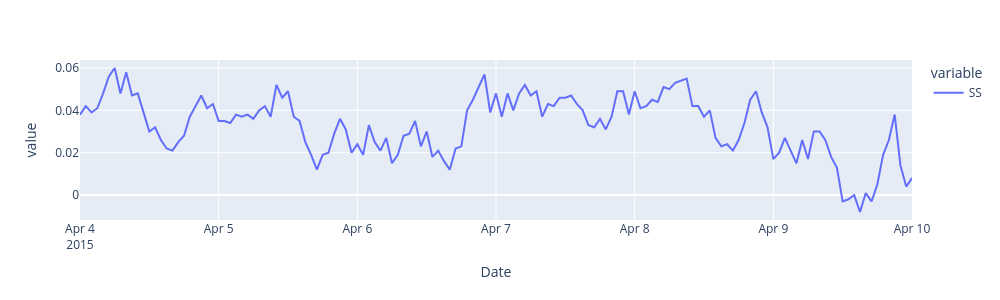

The code cell stored with this chart in its notebook:
### Markdown cell above
**Plot**

### Code cell
fig = px.line(df_subset_ss)
fig.update_layout(width=1000,height=300,)
fig.show()

### Figure 1 — Plotly figure (JSON) as saved in the notebook; plotly's stock layout.template omitted (floating-point values rounded to 4 significant figures; data arrays with more than 128 entries replaced by an {"elided": "..."} marker saying what was removed)
{"data": [{"hovertemplate": "variable=SS<br>Date=%{x}<br>value=%{y}<extra></extra>", "legendgroup": "SS", "line": {"color": "#636efa", "dash": "solid"}, "marker": {"symbol": "circle"}, "mode": "lines", "name": "SS", "orientation": "v", "showlegend": true, "type": "scatter", "x": {"elided": "145 str values"}, "xaxis": "x", "y": {"elided": "145 float values"}, "yaxis": "y"}], "layout": {"height": 300, "legend": {"title": {"text": "variable"}, "tracegroupgap": 0}, "margin": {"t": 60}, "width": 1000, "xaxis": {"anchor": "y", "domain": [0, 1], "title": {"text": "Date"}}, "yaxis": {"anchor": "x", "domain": [0, 1], "title": {"text": "value"}}}}
